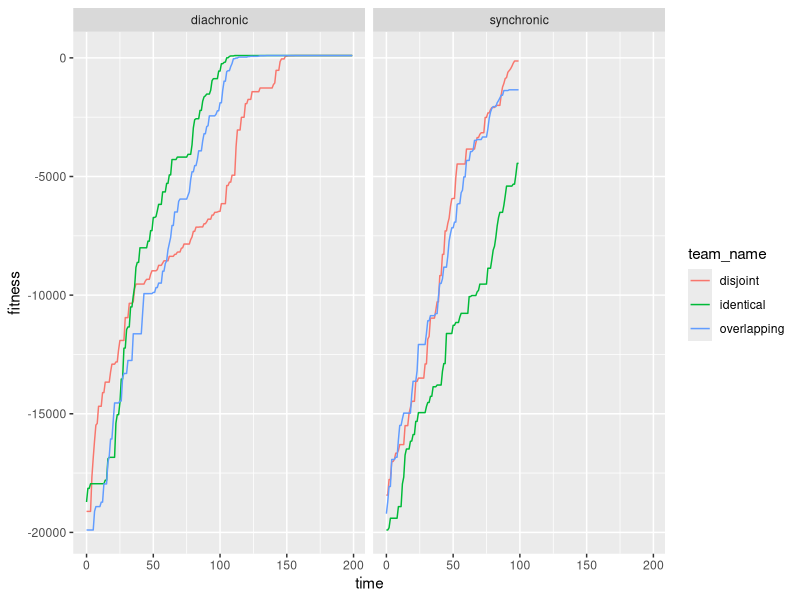

Recreate this plot in R.
## ---- chunk 1
library(tidyverse)
## ---- chunk 2
results <- read_csv("second_results.csv")
ggplot(results, aes(time, fitness, color = team_name)) +
  geom_line() +
  facet_wrap("condition")
